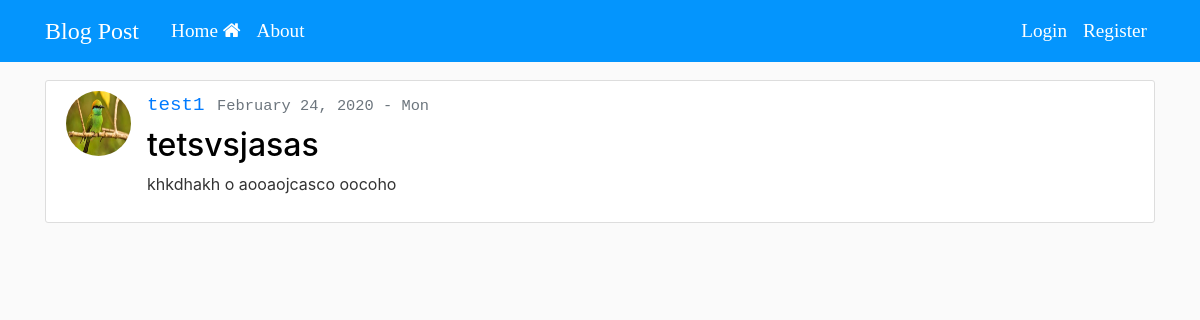
Page /post/6/ on the committed database.
### blog/models.py (models this page shows, shortened)
class Post(models.Model):
    title = models.CharField(max_length=100)
    content = models.TextField()
    date_posted = models.DateTimeField(default=timezone.now)
    author = models.ForeignKey(User, on_delete=models.CASCADE)

### users/models.py (models this page shows, shortened)
class Profile(models.Model):
    user = models.OneToOneField(User, on_delete=models.CASCADE)
    image = models.ImageField(default='default.jpg', upload_to='profile_pics')

### blog/views.py (the view)
# urls.py: path('post/<int:pk>/', PostDetailView.as_view(), name='post-detail'),
class PostDetailView(DetailView):
    model = Post

### blog/templates/blog/post_detail.html (shortened to what this page needs)
{% extends "blog/base.html" %}
{% block content %}
<article class="media content-section">
    <img class="rounded-circle article-img" src="{{ object.author.profile.image.url }}">
    <div class="media-body">
        <div class="article-metadata">
            <a class="mr-2" href="{% url 'user-posts' object.author.username %}">
                <font-face2>{{ object.author }}</font-face2>
            </a>
            <small class="text-muted">
                <font-face2>{{ object.date_posted|date:"F d, Y - D" }}</font-face2>
            </small>
        </div>
        <h2 class="article-title">{{ object.title }}</h2>
        <p class="article-content">{{ object.content }}</p>
    </div>
</article>
{% endblock content %}

### blog/static/blog/main.css (style rules this page uses)
body { background: #fafafa; color: #333333; margin-top: 5rem; }
font-face2 { font-family: 'Courier New', Courier, monospace; font-size: larger; }
h1, h2, h3, h4, h5, h6 { color: #000000; }
.content-section { background: #ffffff; padding: 10px 20px; border: 1px solid #dddddd; border-radius: 3px; margin-bottom: 20px; }
.article-title { color: #000000; }
.article-content { white-space: pre-line; }
.article-img { height: 65px; width: 65px; margin-right: 16px; }
.article-metadata { padding-bottom: 1px; margin-bottom: 4px; border-bottom: 1px solid #ffffff }

### rows in the picture
Post: author.profile.image (picture), author "test1", date_posted "February 24, 2020 - Mon", title "tetsvsjasas", content "khkdhakh o aooaojcasco oocoho"
